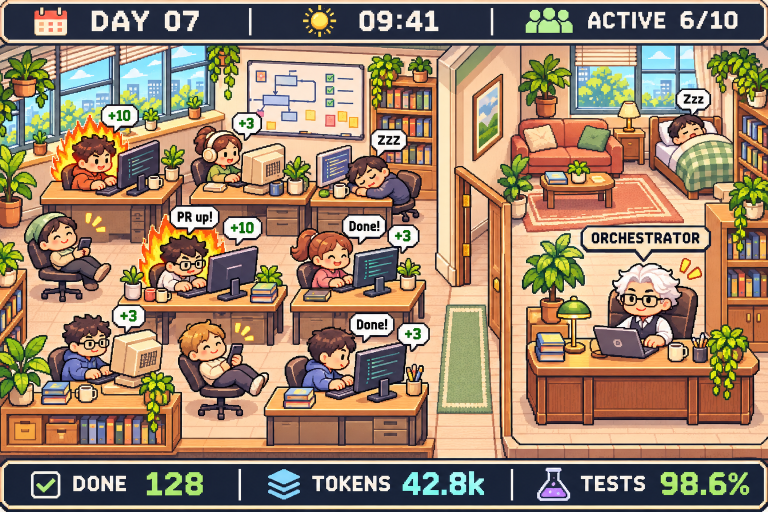
#> input picture assets/mockups/v8/office-c.png, 1536 x 1024 px (shown at 1/2 size)
$ python build_parts.py
#> lines starting #> are read from the running program, lines starting #| are printed output that depends on the picture
"""Regenerate original pixel modules; Pillow only. Run from repository root."""
from pathlib import Path
from PIL import Image,ImageDraw
import json,hashlib
ROOT=Path(__file__).resolve().parent; OUT=ROOT/'parts'
reference=Image.open(ROOT.parent/'v8/office-c.png').convert('RGB')
#> reference is the input picture: PIL image 1536x1024 RGB; mean R, G, B 157.7, 132.4, 107.2
# Sampling is only for a fixed color palette; no reference pixels are copied as artwork.
q=reference.quantize(colors=24,method=Image.Quantize.MEDIANCUT)
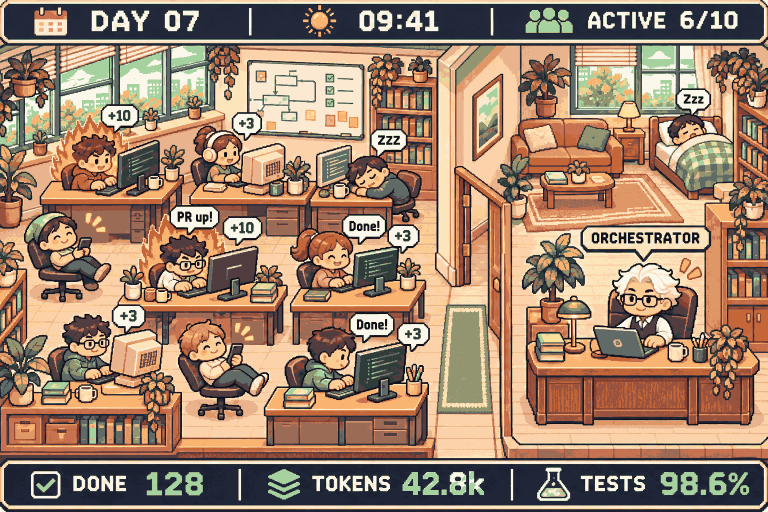
#> q: PIL image 1536x1024 P (shown at 1/2 size); mean R, G, B 159.3, 130.8, 108.4
PAL=[tuple(q.getpalette()[i:i+3]) for i in range(0,72,3)]
#> PAL = 24 items, first 6: (251, 247, 234), (251, 233, 209), (252, 228, 187), (252, 225, 154), (252, 210, 171), (252, 205, 147)
# Preserve three semantic hues lost by frequency-only quantization.
samples=set(reference.getdata())
#> samples = 537371 items
for slot,target in zip((21,22,23),((106,147,91),(100,140,175),(149,116,141))):
 PAL[slot]=min(samples,key=lambda p:sum((a-b)**2 for a,b in zip(p,target)))
def nearest(hex):
 h=hex.lstrip('#');rgb=tuple(int(h[i:i+2],16) for i in (0,2,4));return min(PAL,key=lambda p:sum((a-b)**2 for a,b in zip(rgb,p)))+(255,)
COL={k:nearest(v) for k,v in dict(ink='#293541',wood='#96634b',edge='#6f493c',floor='#f5d4a6',cream='#fff0ce',wall='#e1dfb8',green='#6a935b',leaf='#a8c87e',blue='#648caf',plum='#95748d',gold='#f2bd62',skin='#f5c39b',hair='#60463c',white='#fff4dd',red='#d67652').items()}
#> COL = 15 items
img=None;d=None
META={}
def begin(w,h):
#> called with w = 16, h = 16
 global img,d
 img=Image.new('RGBA',(w,h));d=ImageDraw.Draw(img)
#> after `img = Image.new('RGBA', (w, h))`: img: PIL image 16x16 RGBA; every value is 0
def r(x,y,w,h,col):d.rectangle((int(x),int(y),int(x+w-1),int(y+h-1)),fill=COL.get(col,col))
def poly(points,col):d.polygon(points,fill=COL.get(col,col))
def save(name,anchor,layer,footprint=None):
 # All opaque pixels map to the same fixed 24-color palette; alpha remains binary.
#> called with name = 'room_floor', layer = 0
 pixels=img.load()
 for y in range(img.height):
  for x in range(img.width):
   p=pixels[x,y]
   if p[3]:pixels[x,y]=min(PAL,key=lambda c:sum((a-b)**2 for a,b in zip(c,p[:3])))+(255,)
 img.save(OUT/(name+'.png'));META[name]={'file':'parts/'+name+'.png','size':list(img.size),'anchor':anchor,'layer':layer}
 if footprint:META[name]['footprint']=footprint
# floor and repeating back and side wall tiles
begin(16,16);r(0,0,16,16,'floor');r(0,15,16,1,'gold');r(15,0,1,16,'gold');save('room_floor',[0,0],0)
begin(64,96);r(0,0,64,96,'wall');r(0,0,64,5,'cream');r(0,89,64,7,'wood');r(2,8,60,3,'cream');r(8,17,48,57,'edge');r(11,20,42,50,'cream');r(14,23,36,44,'blue');r(15,24,15,23,'white');r(17,29,13,18,'cream');r(15,51,33,12,'leaf');r(20,45,8,16,'green');r(38,38,7,25,'green');r(30,23,3,44,'cream');r(14,47,36,3,'cream');r(6,74,52,5,'wood');save('room_back_window',[0,0],10)
#> in begin (call 2), `img = Image.new('RGBA', (w, h))`: img: PIL image 64x96 RGBA; every value is 0
begin(16,16);r(0,0,12,16,'edge');r(0,0,4,16,'cream');r(12,0,4,16,'wood');save('room_side',[0,0],10)
begin(16,16);r(0,0,16,16,'wood');r(0,0,16,4,'cream');save('room_front',[0,0],10)
# split desk pod: back chair, actor slot, foreground table and monitor
for lead in (False,True):
 name='lead' if lead else 'pod';w,h=(128,96) if lead else (96,80);cx=w//2;ay=h-8
 begin(w,h);r(cx-19,ay-44,38,32,'edge');r(cx-16,ay-42,32,29,'gold' if lead else 'blue');r(cx-16,ay-9,32,8,'ink');r(cx-21,ay-6,42,3,'ink');r(cx-3,ay-2,6,8,'ink');r(cx-20,ay+5,40,3,'edge');save(name+'_chair',[cx,ay],20)
 begin(w,h);left=6;right=w-7;top=ay-32
 r(left+8,ay-6,6,14,'edge');r(right-10,ay-6,6,14,'edge');poly([(left,top),(right-12,top),(right,top+17),(left+12,top+17)],'gold' if lead else 'cream');poly([(left+12,top+17),(right,top+17),(right,top+22),(left+12,top+22)],'wood');r(cx-20,top+6,24,5,'ink');r(cx-18,top+7,20,1,'white')
 # monitor to actor's right, character hands remain visible to its left
 mx=cx+9;my=ay-58;r(mx+13,my+24,4,9,'edge');r(mx+6,my+32,23,3,'edge');r(mx,my,35,25,'ink');r(mx+3,my+3,29,18,'blue');r(mx+6,my+6,18,2,'cream');r(mx+6,my+11,22,2,'leaf');r(mx+6,my+16,11,2,'cream');r(left+12,top+2,7,9,'plum');r(left+11,top+1,9,2,'white');save(name+'_desk',[cx,ay],40,[w-12,40])
# props all snapped to 16px bounding frames
begin(32,64);r(9,46,16,16,'wood');r(7,44,20,5,'gold');r(15,16,3,30,'green');r(3,23,13,9,'green');r(18,15,12,10,'leaf');r(7,7,11,14,'green');r(18,32,10,7,'leaf');save('prop_plant',[16,60],30)
#> in begin (call 9), `img = Image.new('RGBA', (w, h))`: img: PIL image 32x64 RGBA; every value is 0
begin(64,80);r(2,5,60,72,'edge');r(5,8,54,66,'wood')
#> in begin (call 10), `img = Image.new('RGBA', (w, h))`: img: PIL image 64x80 RGBA; every value is 0
for y in (12,32,52):
 r(7,y,50,16,'ink')
 for i in range(7):r(9+i*7,y+2+(i%3),5,14-i%3,['leaf','gold','plum','blue'][i%4])
 r(5,y+17,54,3,'cream')
save('prop_bookshelf',[32,76],30)
begin(96,64);r(4,3,88,45,'wood');r(7,6,82,39,'cream');r(13,13,25,3,'blue');r(48,13,24,3,'blue');r(34,16,3,13,'blue');r(24,27,36,2,'blue');r(16,34,10,8,'gold');r(33,34,10,8,'green');r(50,34,10,8,'plum');r(14,48,4,16,'edge');r(77,48,4,16,'edge');save('prop_whiteboard',[48,60],30)
#> in begin (call 11), `img = Image.new('RGBA', (w, h))`: img: PIL image 96x64 RGBA; every value is 0
begin(96,64);r(8,10,77,37,'plum');r(12,14,32,29,'blue');r(48,14,32,29,'blue');r(5,25,9,27,'plum');r(81,25,10,27,'plum');r(15,45,65,10,'plum');r(15,55,6,7,'wood');r(76,55,6,7,'wood');r(19,21,18,13,'cream');save('prop_sofa',[48,60],30)
#> in save (call 12), `img.save(OUT / (name + '.png'))`:
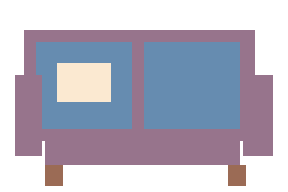
#> saved as prop_sofa.png: PIL image 96x64 RGBA (shown 3 times larger); mean R, G, B, A 83.3, 81.3, 96.5, 155.5; transparent parts drawn white
begin(64,96);r(6,4,51,85,'edge');r(9,7,45,78,'cream');r(12,11,38,20,'white');r(12,35,38,46,'leaf');r(12,39,38,3,'green');r(12,56,38,3,'green');r(12,73,38,3,'green');r(8,84,6,10,'wood');r(49,84,6,10,'wood');save('prop_bed',[32,92],30)
#> in save (call 13), `img.save(OUT / (name + '.png'))`:
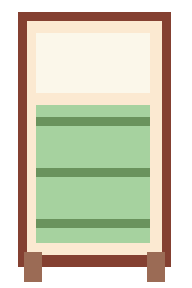
#> saved as prop_bed.png: PIL image 64x96 RGBA (shown 3 times larger); mean R, G, B, A 135.1, 134.6, 112.1, 182.4; transparent parts drawn white
begin(64,48);poly([(3,9),(49,9),(61,23),(15,23)],'cream');r(15,23,46,5,'wood');r(18,28,5,16,'wood');r(51,28,5,16,'wood');r(22,12,14,6,'blue');r(44,13,7,7,'plum');save('prop_coffee',[32,44],30)
#> in begin (call 14), `img = Image.new('RGBA', (w, h))`: img: PIL image 64x48 RGBA; every value is 0
# Bitmap font atlas. Rendering in 1-bit produces one consistent logical pixel grid.
# Hard-edged 5x7 glyphs, same grid as sprites. Lowercase aliases uppercase.
GLYPHS={
'A':['01110','10001','10001','11111','10001','10001','10001'],
'B':['11110','10001','10001','11110','10001','10001','11110'],
'C':['01111','10000','10000','10000','10000','10000','01111'],
'D':['11110','10001','10001','10001','10001','10001','11110'],
'E':['11111','10000','10000','11110','10000','10000','11111'],
'F':['11111','10000','10000','11110','10000','10000','10000'],
'G':['01111','10000','10000','10111','10001','10001','01111'],
'H':['10001','10001','10001','11111','10001','10001','10001'],
'I':['11111','00100','00100','00100','00100','00100','11111'],
'J':['00111','00010','00010','00010','10010','10010','01100'],
'K':['10001','10010','10100','11000','10100','10010','10001'],
'L':['10000','10000','10000','10000','10000','10000','11111'],
'M':['10001','11011','10101','10101','10001','10001','10001'],
'N':['10001','11001','10101','10011','10001','10001','10001'],
'O':['01110','10001','10001','10001','10001','10001','01110'],
'P':['11110','10001','10001','11110','10000','10000','10000'],
'Q':['01110','10001','10001','10001','10101','10010','01101'],
'R':['11110','10001','10001','11110','10100','10010','10001'],
'S':['01111','10000','10000','01110','00001','00001','11110'],
'T':['11111','00100','00100','00100','00100','00100','00100'],
'U':['10001','10001','10001','10001','10001','10001','01110'],
'V':['10001','10001','10001','10001','10001','01010','00100'],
'W':['10001','10001','10001','10101','10101','10101','01010'],
'X':['10001','10001','01010','00100','01010','10001','10001'],
'Y':['10001','10001','01010','00100','00100','00100','00100'],
'Z':['11111','00001','00010','00100','01000','10000','11111'],
'0':['01110','10001','10011','10101','11001','10001','01110'],
'1':['00100','01100','00100','00100','00100','00100','01110'],
'2':['01110','10001','00001','00010','00100','01000','11111'],
'3':['11110','00001','00001','01110','00001','00001','11110'],
'4':['00010','00110','01010','10010','11111','00010','00010'],
'5':['11111','10000','10000','11110','00001','00001','11110'],
'6':['01110','10000','10000','11110','10001','10001','01110'],
'7':['11111','00001','00010','00100','01000','01000','01000'],
'8':['01110','10001','10001','01110','10001','10001','01110'],
'9':['01110','10001','10001','01111','00001','00001','01110'],
'+':['00000','00100','00100','11111','00100','00100','00000'],
'/':['00001','00001','00010','00100','01000','10000','10000'],
'.':['00000','00000','00000','00000','00000','00110','00110'],
':':['00000','00110','00110','00000','00110','00110','00000'],
'%':['11001','11010','00010','00100','01000','01011','10011'],
'!':['00100','00100','00100','00100','00100','00000','00100'],
'|':['00100','00100','00100','00100','00100','00100','00100']}
def pixel_text(s,x,y,col):
 for j,ch in enumerate(s.upper()):
  for yy,row in enumerate(GLYPHS.get(ch,[])):
   for xx,v in enumerate(row):
    if v=='1':r(x+j*6+xx,y+yy,1,1,col)
begin(768,16)
#> in begin (call 15), `img = Image.new('RGBA', (w, h))`: img: PIL image 768x16 RGBA; every value is 0
for code in range(32,128):pixel_text(chr(code),(code-32)*8,1,'cream')
save('font_ascii',[0,0],100)
# sprite rows: work, walk down/up/left/right, sleep, phone. 4 cols, 7 rows.
for variant in range(5):
 begin(48*4,64*7)
 for row in range(7):
  for f in range(4):
   ox=f*48;oy=row*64;walk=row in (1,2,3,4);sleep=row==5;phone=row==6
   coat=['green','blue','plum','red','gold'][variant];hair=['hair','ink','wood','plum','white'][variant];skin='skin';bob=(f%2 if walk or row==0 else 0);hy=oy+8+bob+(9 if sleep else 0);cx=ox+24
   # 2.5-head body with short substantial legs.
   stride=[-3,0,3,0][f] if walk else 0
   r(cx-10,oy+46,8,11+stride,'ink');r(cx+3,oy+46,8,11-stride,'ink');r(cx-12,oy+55+stride,12,4,'edge');r(cx+3,oy+55-stride,12,4,'edge');r(cx-13,oy+31+bob,27,19,coat);r(cx-11,hy,23,22,skin);r(cx-15,hy+8,4,10,skin);r(cx+12,hy+8,4,10,skin)
   r(cx-11,hy,23,6,hair);r(cx-14,hy+3,6,12,hair);r(cx+9,hy+4,6,8,hair)
   if variant in (0,2):r(cx-8,hy-3,15,6,hair)
   if row==2:r(cx-11,hy+6,23,15,hair)
   elif row in (3,4):
    side=-1 if row==3 else 1;r(cx+side*8,hy+12,3,4,'ink');r(cx+side*12,hy+14,4,4,skin)
   else:
    if sleep:r(cx-7,hy+13,5,2,'ink');r(cx+4,hy+13,5,2,'ink')
    else:r(cx-7,hy+11,3,4,'ink');r(cx+5,hy+11,3,4,'ink');r(cx-1,hy+18,4,2,'edge')
   if variant==4 and row!=2:r(cx-9,hy+9,8,7,'ink');r(cx+3,hy+9,8,7,'ink');r(cx-2,hy+10,5,2,'ink');r(cx-2,oy+33,5,12,'plum')
   if row==0:
    r(cx-19,oy+34+f%2*2,9,9,coat);r(cx-17,oy+42+f%2*2,15,5,skin);r(cx+10,oy+34+(1-f%2)*2,9,9,coat);r(cx+3,oy+42+(1-f%2)*2,14,5,skin)
   elif phone:
    r(cx-16,oy+36,12,8,coat);r(cx+9,oy+29,9,15,coat);r(cx-3,oy+27,12,19,'ink');r(cx,oy+30,6,12,'gold');r(cx,oy+32+(f%2)*4,6,2,'cream');r(cx+8,oy+35+(f%2)*2,5,5,skin)
   elif sleep:r(cx-20,oy+43,20,8,coat);r(cx,oy+43,20,8,coat)
   else:
    r(cx-18,oy+32+stride,6,17,coat);r(cx+13,oy+32-stride,6,17,coat);r(cx-18,oy+47+stride,6,4,skin);r(cx+13,oy+47-stride,6,4,skin)
 save('actor_v'+str(variant),[24,60],35)
#> this loop made 5 passes
#> pass 1, in save (call 16), `img.save(OUT / (name + '.png'))`:
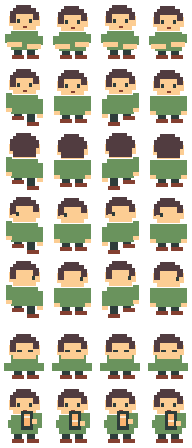
#> saved as actor_v0.png: PIL image 192x448 RGBA; mean R, G, B, A 64.1, 62.2, 45.1, 122.2; transparent parts drawn white
# Effects; all independent of the actors.
begin(256,64)
#> in begin (call 21), `img = Image.new('RGBA', (w, h))`: img: PIL image 256x64 RGBA; every value is 0
for f in range(4):
 for j in range(12):
  x=f*64+j*5+2;y=5+(j*7+f*5)%24;r(x,y,4,59-y,'red');r(x+1,y+5,2,max(1,52-y),'gold');r(x,y-4,2,3,'gold')
save('fx_flame',[32,60],32)
#> in save (call 21), `img.save(OUT / (name + '.png'))`:
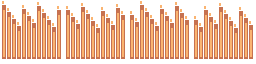
#> saved as fx_flame.png: PIL image 256x64 RGBA; mean R, G, B, A 114.1, 73.7, 48.7, 131.5; transparent parts drawn white
begin(192,16)
#> in begin (call 22), `img = Image.new('RGBA', (w, h))`: img: PIL image 192x16 RGBA; every value is 0
for f in range(4):
 r(f*48+7,3+f%2,10,4,'skin');r(f*48+22,4-f%2,10,4,'skin')
save('actor_hands',[24,16],45)
# Use same bitmap glyphs for authored effect labels.
def label(s,x,y,color='ink'):
 pixel_text(s,x,y,color)
begin(128,32)
#> in begin (call 23), `img = Image.new('RGBA', (w, h))`: img: PIL image 128x32 RGBA; every value is 0
for f in range(4):label('+3' if f%2==0 else '+10',f*32+4,6,'gold')
save('fx_points',[16,20],60)
begin(128,32)
for f in range(2):
 r(f*64+1,2,61,23,'ink');r(f*64+3,4,57,19,'cream');r(f*64+27,25,6,5,'ink');r(f*64+28,24,4,4,'cream');label('Done!' if f==0 else 'PR up!',f*64+12,9)
save('fx_bubble',[32,30],60)
begin(64,32)
#> in begin (call 25), `img = Image.new('RGBA', (w, h))`: img: PIL image 64x32 RGBA; every value is 0
for f in range(2):label('Zzz',f*32+3,4-f*2,'plum')
save('fx_zzz',[16,20],60)
for name,h in [('top',32),('bottom',32)]:
 begin(16,h);r(0,0,16,h,'ink');r(0,0,16,2,'gold');r(0,h-2,16,2,'edge');save('hud_'+name,[0,0],100)
#> this loop made 2 passes
#> pass 1, in save (call 26), `img.save(OUT / (name + '.png'))`:
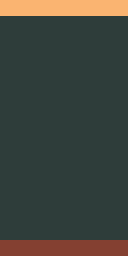
#> saved as hud_top.png: PIL image 16x32 RGBA (shown 8 times larger); mean R, G, B, A 64.1, 68.6, 60.9, 255
# Palette documentation asset.
begin(16*24,16)
#> in begin (call 28), `img = Image.new('RGBA', (w, h))`: img: PIL image 384x16 RGBA; every value is 0
for i,color in enumerate(PAL):r(i*16,0,16,16,color+(255,))
#> this loop made 24 passes
#> color on passes 1 to 12: (251, 247, 234), (251, 233, 209), (252, 228, 187), (252, 225, 154), (252, 210, 171), (252, 205, 147), (250, 180, 113), (230, 218, 155), (232, 179, 141), (166, 210, 159), (224, 151, 103), (146, 149, 111)
save('palette',[0,0],0)
#> in save (call 28), `img.save(OUT / (name + '.png'))`:
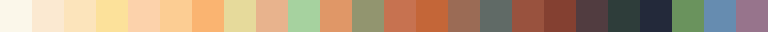
#> saved as palette.png: PIL image 384x16 RGBA (shown 2 times larger); mean R, G, B, A 175.4, 149, 121.1, 255
layout={'version':1,'grid':{'tile':16,'renderScale':2,'pixel':'1 logical pixel = 2 CSS pixels; integer nearest-neighbor only','view':'3/4 parallel projection, x horizontal, y floor depth'},'palette':['#%02x%02x%02x'%c for c in PAL],'colors':{k:'#%02x%02x%02x'%v[:3] for k,v in COL.items()},'modules':META,'actor':{'frame':[48,64],'anchor':[24,60],'columns':4,'rows':{'working':0,'walking-down':1,'walking-up':2,'walking-left':3,'walking-right':4,'sleeping':5,'phone':6},'frames':{'working':[0,1,2,3],'walking':[0,1,2,3],'sleeping':[0,1],'phone':[0,1]},'fps':{'working':8,'walking':8,'sleeping':1,'phone':3},'variants':5,'providerMark':{'location':'nameplate left strip and monitor screen','claude':'green','codex':'blue','gemini':'plum'},'slot':'actor anchor equals desk and chair anchor; lead uses actor_v4'},'layout':{'minN':1,'maxN':16,'columns':'N<=3 ? N : N<=6 ? 3 : 4','rows':'ceil(N/columns)','width':'224+columns*128','height':'max(512,224+rows*128)','podOrigin':[224,256],'podStep':[128,128],'podAnchor':'[224+(i%columns)*128,256+floor(i/columns)*128]','leadAnchor':'[width/2,144]','walkLane':'pod anchor → [x,y+48] → [x+64,y+48] → [x+64,208] → target; reverse for return','targets':{'whiteboard':'[width-80,208]','orchestrator':'[width/2+88,208]'},'rest':'left strip x=32..144, sofa y=240; coffee y=320; bed at [88,height-48]','aisles':{'horizontal':32,'row':48,'rear':48},'labels':'pod anchor + [0,18], [0,29]; manager anchor+[0,22]'},'drawing':['floor','repeat rear and side walls','depth-sort props and pod composites by foot y','per pod: chair → aura → actor → desk → phone overlay if needed → provider mark','world-space points, bubble and Zzz','HUD in viewport, outside world canvas'],'states':{'default':'working','autoAgent0':'0..3 working;3..5 phone;5..7 sleeping;7..12 working; repeat','idleSleepAfterSeconds':12,'crossfadeSeconds':0.35,'walkCycle':'working only, first 10 seconds seated; then one reserved visitor per 16-second cycle, actor (2+cycleIndex)%N,4..7 outbound,7..8 visit,8..11 return','walkSpeed':'path uses normalized arc length, no teleport','sleep':'slump at own desk; bed is rest prop, bed animation reserved'}}
layout['effects']={'flame':{'frame':[64,64],'count':4,'anchor':[32,60],'fps':7},'points':{'frame':[32,32],'count':4,'anchor':[16,20],'duration':1.5},'bubble':{'frame':[64,32],'count':2,'anchor':[32,30],'duration':1.4},'zzz':{'frame':[32,32],'count':2,'anchor':[16,20],'fps':1},'hands':{'frame':[48,16],'count':4,'anchor':[24,16],'slotOffset':[0,-14],'fps':8}}
(ROOT/'layout.json').write_text(json.dumps(layout,ensure_ascii=False,indent=2))
(ROOT/'layout-data.js').write_text('window.OFFICE_LAYOUT='+json.dumps(layout,ensure_ascii=False)+';')
print('Generated',len(META),'PNG modules; palette',len(PAL))
#| Generated 28 PNG modules; palette 24
